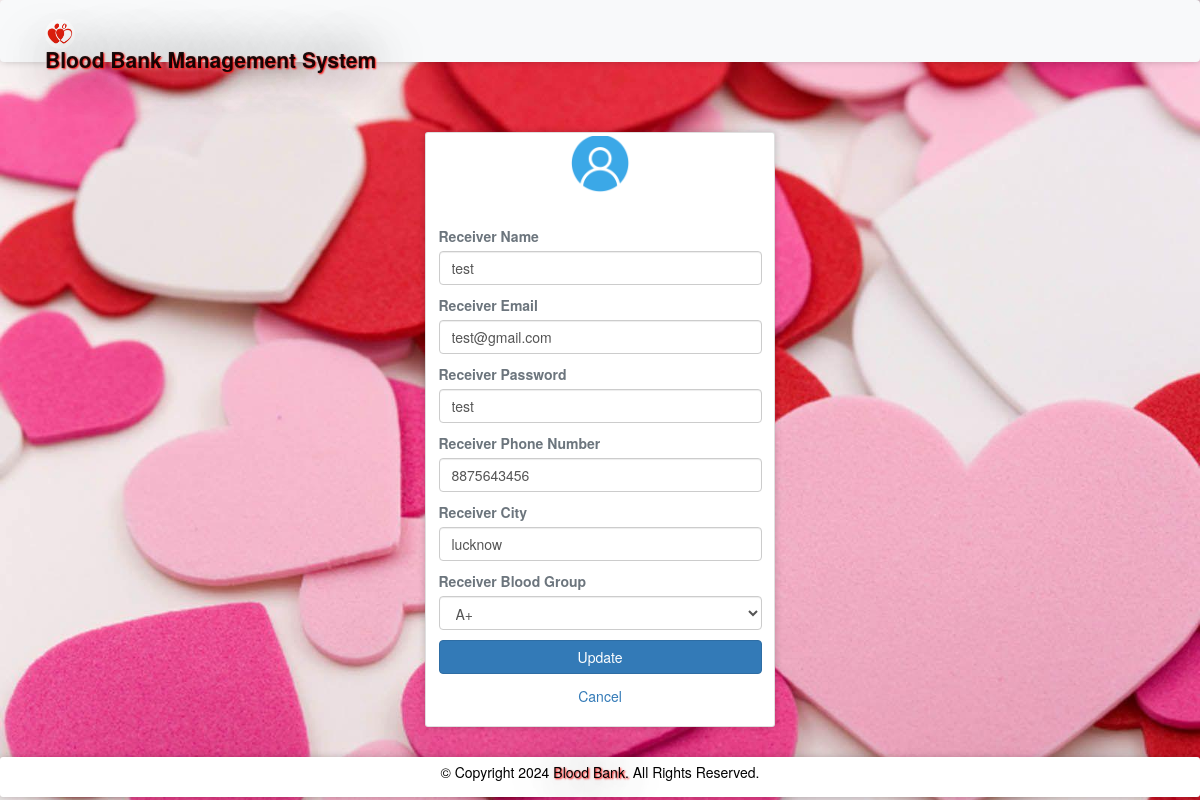
The page /rprofile.php (signed in) on the database as committed earlier.
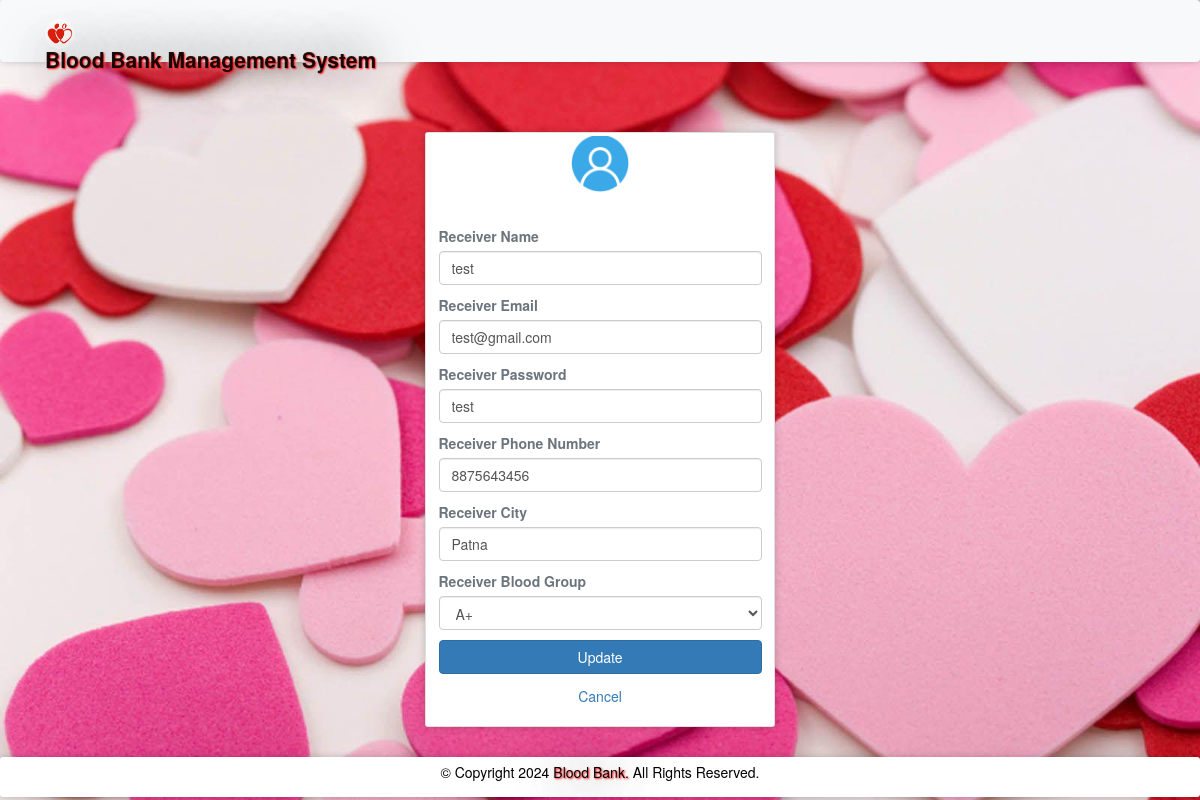
The same page on the database as committed later.
### tables this page shows
CREATE TABLE `receivers` (
  `id` int(11) NOT NULL,
  `rname` varchar(100) NOT NULL,
  `remail` varchar(100) NOT NULL,
  `rpassword` varchar(100) NOT NULL,
  `rphone` varchar(100) NOT NULL,
  `rbg` varchar(10) NOT NULL,
  `rcity` varchar(100) NOT NULL
);

### rprofile.php (the view, shortened to what this page needs)
<?php
require 'file/connection.php';
if(!isset($_SESSION['rid']))
{
  header('location:login.php');
}
else {
	if(isset($_SESSION['rid'])){
		$id=$_SESSION['rid'];
		$sql = "SELECT * FROM receivers WHERE id='$id'";
		$result = mysqli_query($conn, $sql);
		$row = mysqli_fetch_array($result);
	}
}
?>
<!DOCTYPE html>
<html>
<?php require 'head.php';?>
<body>
	<?php require 'header.php'; ?>
	<div class="container cont">
		<div class="row justify-content-center">
			<div class="col-lg-4 col-md-6 col-sm-8 mb-5">
				<div class="card">
					<div class="media justify-content-center mt-1">
						<img src="image/user.png" alt="profile" class="rounded-circle" width="60" height="60">
					</div>
					<div class="card-body">
					   <form action="file/updateprofile.php" method="post">
					   	<label class="text-muted font-weight-bold" class="text-muted font-weight-bold">Receiver Name</label>
						<input type="text" name="rname" value="<?php echo $row['rname']; ?>" class="form-control mb-3">
						<label class="text-muted font-weight-bold" class="text-muted font-weight-bold">Receiver Email</label>
						<input type="email" name="remail" value="<?php echo $row['remail']; ?>" class="form-control mb-3">
						<label class="text-muted font-weight-bold" class="text-muted font-weight-bold">Receiver Password</label>
						<input type="text" name="rpassword" value="<?php echo $row['rpassword']; ?>" class="form-control mb-3">
						<label class="text-muted font-weight-bold" class="text-muted font-weight-bold">Receiver Phone Number</label>
						<input type="text" name="rphone" value="<?php echo $row['rphone']; ?>" class="form-control mb-3">
						<label class="text-muted font-weight-bold" class="text-muted font-weight-bold">Receiver City</label>
						<input type="text" name="rcity" value="<?php echo $row['rcity']; ?>" class="form-control mb-3">
						<label class="text-muted font-weight-bold" class="text-muted font-weight-bold">Receiver Blood Group</label>
						<select class="form-control mb-3" name="bg" required>
                             <option selected><?php echo $row['rbg']; ?></option>
                        </select>
						<input type="submit" name="update" class="btn btn-block btn-primary" value="Update">
					   </form>
					</div>
					<a href="Userpage.html" class="text-center">Cancel</a><br>
				</div>
			</div>
		</div>
	</div>
	<?php require 'footer.php'; ?>
</body>
</html>

Rows that differ between the two databases and show on the page:
changed receivers "test": rcity "lucknow" → "Patna"
